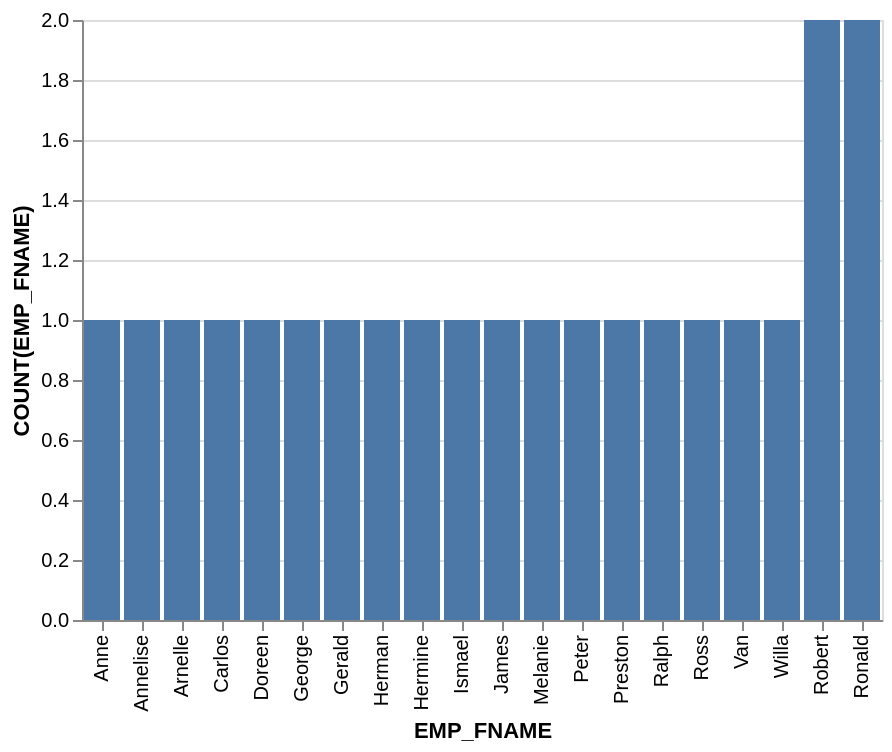

This figure's Vega-Lite source:
### Vega-Lite specification from a JSON file in a GitHub repository (floating-point values rounded to 4 significant figures)
{"data": {"values": [{"x_data": "Anne", "y_data": 1}, {"x_data": "Annelise", "y_data": 1}, {"x_data": "Arnelle", "y_data": 1}, {"x_data": "Carlos", "y_data": 1}, {"x_data": "Doreen", "y_data": 1}, {"x_data": "George", "y_data": 1}, {"x_data": "Gerald", "y_data": 1}, {"x_data": "Herman", "y_data": 1}, {"x_data": "Hermine", "y_data": 1}, {"x_data": "Ismael", "y_data": 1}, {"x_data": "James", "y_data": 1}, {"x_data": "Melanie", "y_data": 1}, {"x_data": "Peter", "y_data": 1}, {"x_data": "Preston", "y_data": 1}, {"x_data": "Ralph", "y_data": 1}, {"x_data": "Ross", "y_data": 1}, {"x_data": "Van", "y_data": 1}, {"x_data": "Willa", "y_data": 1}, {"x_data": "Robert", "y_data": 2}, {"x_data": "Ronald", "y_data": 2}]}, "mark": "bar", "encoding": {"x": {"field": "x_data", "type": "nominal", "title": "EMP_FNAME", "sort": {"op": "sum", "field": "y_data", "order": "ascending"}}, "y": {"field": "y_data", "type": "quantitative", "title": "COUNT(EMP_FNAME)"}}}
